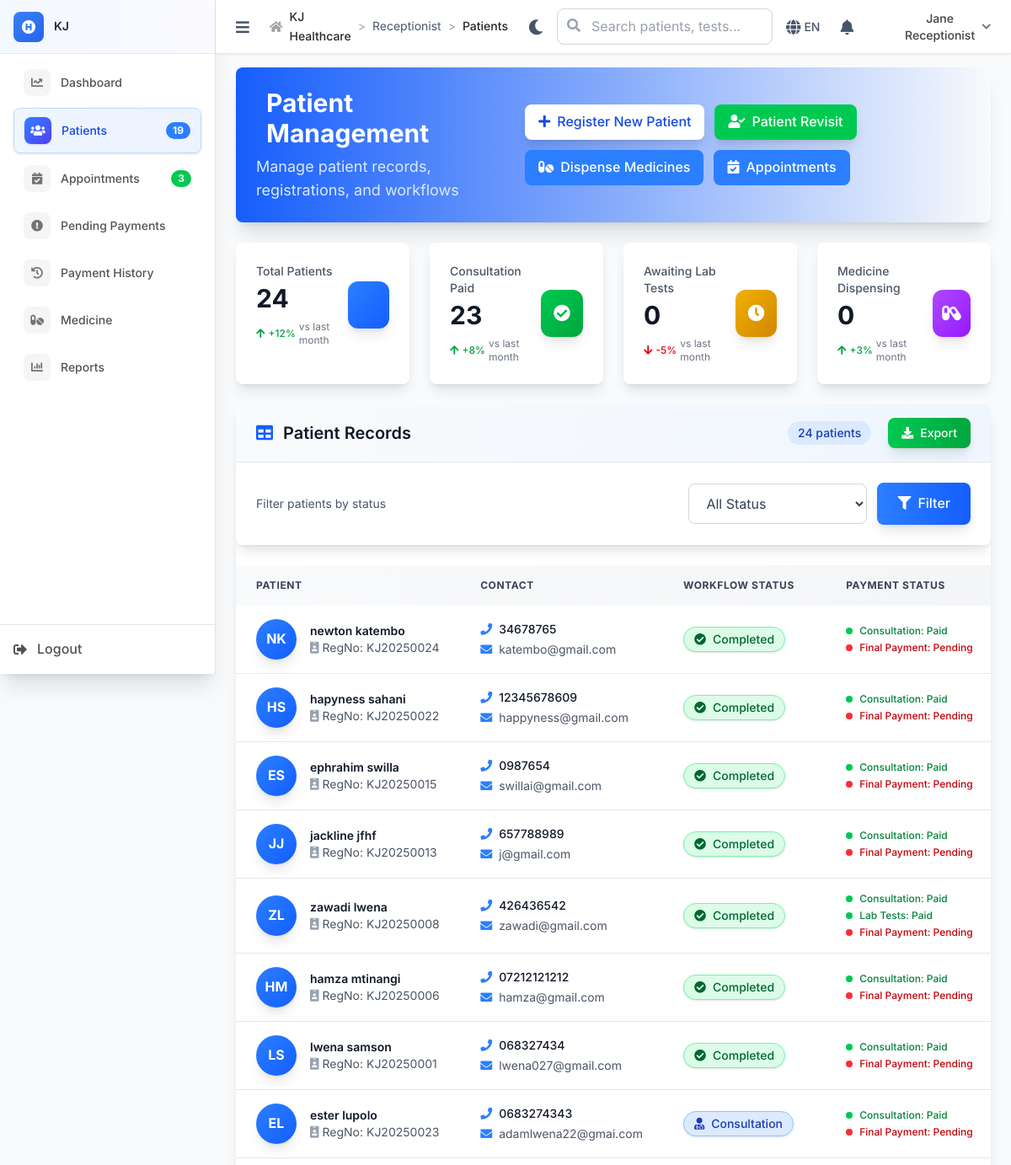
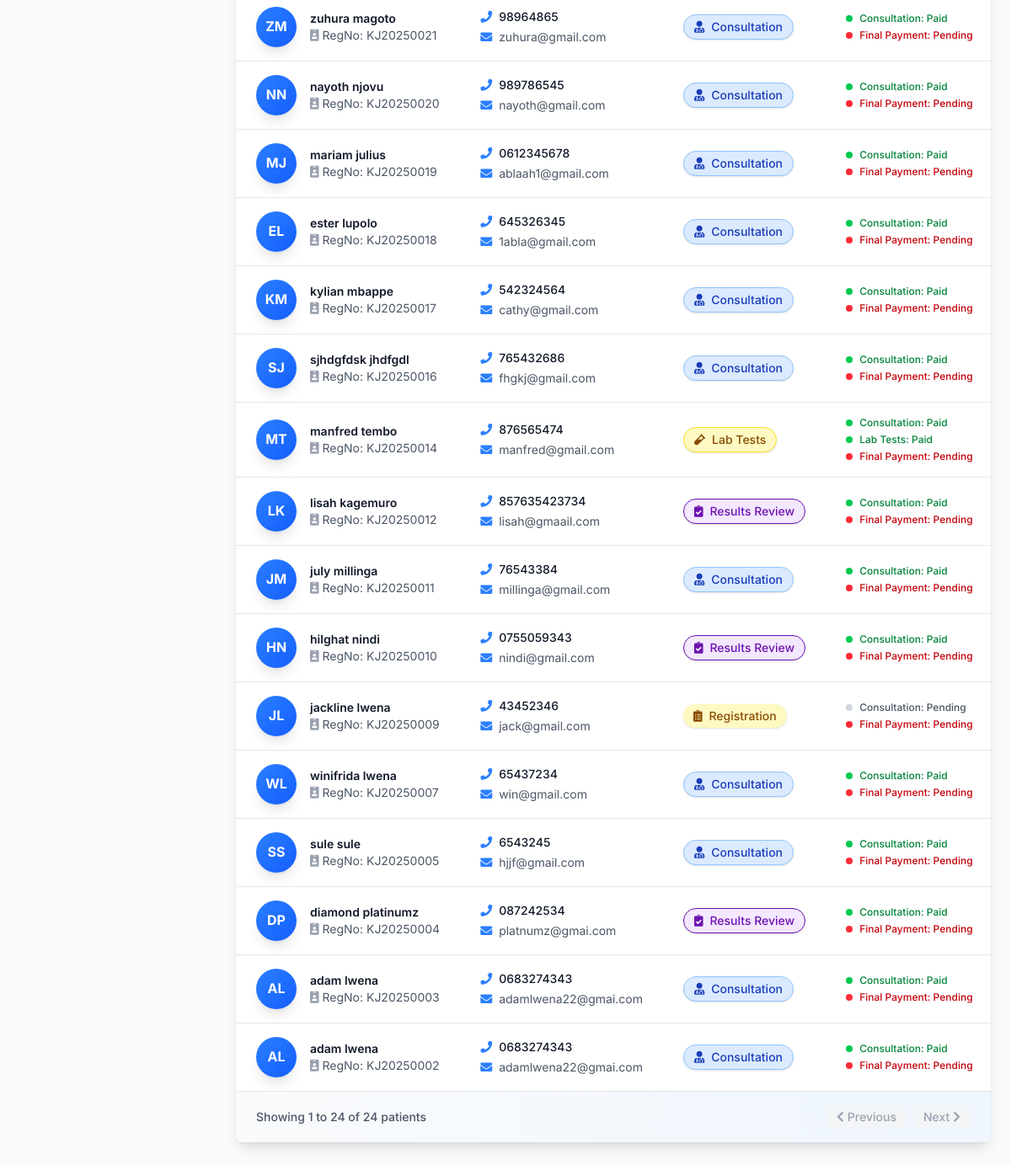
/receptionist/patients (signed in), run on the app's committed database (2 pictures, top to bottom).
### tables this page shows
CREATE TABLE `patients` (
  `id` int NOT NULL,
  `registration_number` varchar(20) NOT NULL,
  `first_name` varchar(50) NOT NULL,
  `last_name` varchar(50) NOT NULL,
  `date_of_birth` date DEFAULT NULL,
  `gender` enum('male','female','other') DEFAULT NULL,
  `phone` varchar(20) DEFAULT NULL,
  `email` varchar(100) DEFAULT NULL,
  `address` text,
  `occupation` varchar(100) DEFAULT NULL,
  `emergency_contact_name` varchar(100) DEFAULT NULL,
  `emergency_contact_phone` varchar(20) DEFAULT NULL,
  `blood_group` varchar(5) DEFAULT NULL COMMENT 'A+, B-, O+, etc',
  `allergies` text COMMENT 'Known allergies',
  `chronic_conditions` text COMMENT 'Diabetes, Hypertension, etc',
  `insurance_company` varchar(100) DEFAULT NULL COMMENT 'Future use',
  `insurance_number` varchar(50) DEFAULT NULL COMMENT 'Future use',
  `created_at` timestamp NOT NULL DEFAULT CURRENT_TIMESTAMP,
  `updated_at` timestamp NOT NULL DEFAULT CURRENT_TIMESTAMP ON UPDATE CURRENT_TIMESTAMP
);

### views/receptionist/patients.php (the view, shortened to what the rows shown need)
<div class="bg-gradient-to-r from-blue-600 via-blue-700 to-indigo-800 rounded-lg shadow-xl p-6 mb-6">
    <div class="flex flex-col md:flex-row md:items-center justify-between gap-4">
        <div class="text-white">
            <h1 class="text-3xl font-bold flex items-center">
                Patient Management
            </h1>
        </div>
    </div>
</div>
<div class="bg-white rounded-lg shadow-lg overflow-hidden">
    <div class="px-6 py-4 border-b border-gray-200 bg-gradient-to-r from-gray-50 to-blue-50">
        <div class="flex items-center justify-between">
            <h2 class="text-xl font-semibold text-gray-900 flex items-center">
                <i class="fas fa-table mr-3 text-blue-600"></i>
                Patient Records
            </h2>
        </div>
    </div>
    <?php if (empty($patients)): ?>
        <div class="p-12 text-center">
            <div class="w-24 h-24 mx-auto mb-6 bg-gradient-to-br from-gray-100 to-gray-200 rounded-full flex items-center justify-center shadow-lg">
                <i class="fas fa-users-medical text-4xl text-gray-400"></i>
            </div>
            <h3 class="text-xl font-semibold text-gray-900 mb-3">No patients registered yet</h3>
            <p class="text-gray-600 mb-8 text-lg">Get started by registering your first patient to begin managing healthcare records</p>
            <a href="/KJ/receptionist/register_patient" class="bg-gradient-to-r from-blue-500 to-blue-600 hover:from-blue-600 hover:to-blue-700 text-white px-6 py-3 rounded-lg font-medium transition-all duration-300 transform hover:scale-105 shadow-lg">
                <i class="fas fa-plus mr-2"></i>Register First Patient
            </a>
        </div>
    <?php else: ?>
        <div class="overflow-x-auto">
            <table class="w-full">
                <thead class="bg-gradient-to-r from-gray-50 to-gray-100">
                    <tr>
                        <th class="px-6 py-4 text-left text-xs font-bold text-gray-700 uppercase tracking-wider">Patient</th>
                        <th class="px-6 py-4 text-left text-xs font-bold text-gray-700 uppercase tracking-wider">Contact</th>
                        <th class="px-6 py-4 text-left text-xs font-bold text-gray-700 uppercase tracking-wider">Workflow Status</th>
                        <th class="px-6 py-4 text-left text-xs font-bold text-gray-700 uppercase tracking-wider">Payment Status</th>
                    </tr>
                </thead>
                <tbody class="divide-y divide-gray-200">
                    <?php foreach ($patients as $patient): ?>
                    <tr class="hover:bg-blue-50 transition-all duration-300 cursor-pointer">
                        <td class="px-6 py-4 whitespace-nowrap">
                            <div class="flex items-center">
                                <div class="w-12 h-12 bg-gradient-to-br from-blue-500 to-blue-600 rounded-full flex items-center justify-center text-white font-bold shadow-lg">
                                    <?php echo strtoupper(substr($patient['first_name'], 0, 1) . substr($patient['last_name'], 0, 1)); ?>
                                </div>
                                <div class="ml-4">
                                    <div class="text-sm font-semibold text-gray-900">
                                        <?php echo htmlspecialchars($patient['first_name'] . ' ' . $patient['last_name']); ?>
                                    </div>
                                    <div class="text-sm text-gray-600 flex items-center">
                                        <i class="fas fa-id-badge mr-1 text-gray-400"></i>
                                        RegNo: <?php echo htmlspecialchars($patient['registration_number']); ?>
                                    </div>
                                </div>
                            </div>
                        </td>
                        <td class="px-6 py-4 whitespace-nowrap">
                            <div class="text-sm text-gray-900">
                                <div class="flex items-center mb-1">
                                    <i class="fas fa-phone text-blue-500 mr-2"></i>
                                    <span class="font-medium"><?php echo htmlspecialchars($patient['phone'] ?? 'N/A'); ?></span>
                                </div>
                                <div class="flex items-center">
                                    <i class="fas fa-envelope text-blue-500 mr-2"></i>
                                    <span class="text-gray-600"><?php echo htmlspecialchars($patient['email'] ?? 'N/A'); ?></span>
                                </div>
                            </div>
                        </td>
                        <td class="px-6 py-4 whitespace-nowrap">
                            <?php
                            $statusConfig = [
                                'registration' => ['class' => 'bg-yellow-100 text-yellow-800 border-yellow-300', 'icon' => 'fas fa-clipboard-list', 'text' => 'Registration'],
                                'consultation' => ['class' => 'bg-blue-100 text-blue-800 border-blue-300', 'icon' => 'fas fa-user-md', 'text' => 'Consultation'],
                'consultation_registration' => ['class' => 'bg-blue-100 text-blue-800 border border-blue-300', 'icon' => 'fas fa-user-md', 'text' => 'Consultation'],
                'lab_tests' => ['class' => 'bg-yellow-100 text-yellow-800 border border-yellow-300', 'icon' => 'fas fa-vial', 'text' => 'Lab Tests'],
                'results_review' => ['class' => 'bg-purple-100 text-purple-800 border border-purple-300', 'icon' => 'fas fa-clipboard-check', 'text' => 'Results Review'],
                'medicine_dispensing' => ['class' => 'bg-indigo-100 text-indigo-800 border border-indigo-300', 'icon' => 'fas fa-pills', 'text' => 'Medicine'],
                'completed' => ['class' => 'bg-green-100 text-green-800 border border-green-300', 'icon' => 'fas fa-check-circle', 'text' => 'Completed']
            ];
            $step = $patient['current_step'] ?? 'registration';
            $currentStatus = $statusConfig[$step] ?? $statusConfig['registration'];
            ?>
            <span class="inline-flex items-center px-3 py-1 rounded-full text-sm font-medium <?php echo $currentStatus['class']; ?> shadow-sm">
                <i class="<?php echo $currentStatus['icon']; ?> mr-2"></i>
                <?php echo $currentStatus['text']; ?>
            </span>
        </td>
        <td class="px-6 py-4 whitespace-nowrap">
            <div class="space-y-1">
                <div class="flex items-center text-xs">
                    <span class="w-2 h-2 rounded-full mr-2 <?php echo $patient['consultation_registration_paid'] ? 'bg-green-500' : 'bg-gray-300'; ?>"></span>
                    <span class="<?php echo $patient['consultation_registration_paid'] ? 'text-green-700' : 'text-gray-600'; ?> font-medium">
                        Consultation: <?php echo $patient['consultation_registration_paid'] ? 'Paid' : 'Pending'; ?>
                    </span>
                </div>
                <?php if (isset($patient['lab_tests_required']) && $patient['lab_tests_required']): ?>
                <div class="flex items-center text-xs">
                    <span class="w-2 h-2 rounded-full mr-2 <?php echo $patient['lab_tests_paid'] ? 'bg-green-500' : 'bg-yellow-500'; ?>"></span>
                    <span class="<?php echo $patient['lab_tests_paid'] ? 'text-green-700' : 'text-yellow-700'; ?> font-medium">
                        Lab Tests: <?php echo $patient['lab_tests_paid'] ? 'Paid' : 'Required'; ?>
                    </span>
                </div>
                <?php endif; ?>
                <?php if (isset($patient['final_payment_collected'])): ?>
                <div class="flex items-center text-xs">
                    <span class="w-2 h-2 rounded-full mr-2 <?php echo $patient['final_payment_collected'] ? 'bg-green-500' : 'bg-red-500'; ?>"></span>
                    <span class="<?php echo $patient['final_payment_collected'] ? 'text-green-700' : 'text-red-700'; ?> font-medium">
                        Final Payment: <?php echo $patient['final_payment_collected'] ? 'Collected' : 'Pending'; ?>
                    </span>
                </div>
                <?php endif; ?>
            </div>
        </td>
    </tr>
    <?php endforeach; ?>
</tbody>
</table>
</div>
<?php endif; ?>
</div>

### data on the page
patients: first_name+last_name "NK", first_name+last_name "newton katembo", registration_number "KJ20250024", phone "34678765", email "katembo@gmail.com", text "Completed", shows "Paid"
patients: first_name+last_name "HS", first_name+last_name "hapyness sahani", registration_number "KJ20250022", phone "12345678609", email "happyness@gmail.com", text "Completed", shows "Paid"
patients: first_name+last_name "ES", first_name+last_name "ephrahim swilla", registration_number "KJ20250015", phone "0987654", email "swillai@gmail.com", text "Completed", shows "Paid"
patients: first_name+last_name "JJ", first_name+last_name "jackline jfhf", registration_number "KJ20250013", phone "657788989", email "j@gmail.com", text "Completed", shows "Paid"
patients: first_name+last_name "ZL", first_name+last_name "zawadi lwena", registration_number "KJ20250008", phone "426436542", email "zawadi@gmail.com", text "Completed", shows "Paid", shows "Lab Tests:"
patients: first_name+last_name "HM", first_name+last_name "hamza mtinangi", registration_number "KJ20250006", phone "07212121212", email "hamza@gmail.com", text "Completed", shows "Paid"
patients: first_name+last_name "LS", first_name+last_name "lwena samson", registration_number "KJ20250001", phone "068327434", email "lwena027@gmail.com", text "Completed", shows "Paid"
patients: first_name+last_name "EL", first_name+last_name "ester lupolo", registration_number "KJ20250023", phone "0683274343", email "adamlwena22@gmai.com", text "Consultation", shows "Paid"
patients: first_name+last_name "ZM", first_name+last_name "zuhura magoto", registration_number "KJ20250021", phone "98964865", email "zuhura@gmail.com", text "Consultation", shows "Paid"
patients: first_name+last_name "NN", first_name+last_name "nayoth njovu", registration_number "KJ20250020", phone "989786545", email "nayoth@gmail.com", text "Consultation", shows "Paid"
patients: first_name+last_name "MJ", first_name+last_name "mariam julius", registration_number "KJ20250019", phone "0612345678", email "ablaah1@gmail.com", text "Consultation", shows "Paid"
patients: first_name+last_name "EL", first_name+last_name "ester lupolo", registration_number "KJ20250018", phone "645326345", email "1abla@gmail.com", text "Consultation", shows "Paid"
patients: first_name+last_name "KM", first_name+last_name "kylian mbappe", registration_number "KJ20250017", phone "542324564", email "cathy@gmail.com", text "Consultation", shows "Paid"
patients: first_name+last_name "SJ", first_name+last_name "sjhdgfdsk jhdfgdl", registration_number "KJ20250016", phone "765432686", email "fhgkj@gmail.com", text "Consultation", shows "Paid"
patients: first_name+last_name "MT", first_name+last_name "manfred tembo", registration_number "KJ20250014", phone "876565474", email "manfred@gmail.com", text "Lab Tests", shows "Paid", shows "Lab Tests:"
patients: first_name+last_name "LK", first_name+last_name "lisah kagemuro", registration_number "KJ20250012", phone "857635423734", email "lisah@gmaail.com", text "Results Review", shows "Paid"
patients: first_name+last_name "JM", first_name+last_name "july millinga", registration_number "KJ20250011", phone "76543384", email "millinga@gmail.com", text "Consultation", shows "Paid"
patients: first_name+last_name "HN", first_name+last_name "hilghat nindi", registration_number "KJ20250010", phone "0755059343", email "nindi@gmail.com", text "Results Review", shows "Paid"
patients: first_name+last_name "JL", first_name+last_name "jackline lwena", registration_number "KJ20250009", phone "43452346", email "jack@gmail.com", text "Registration", shows "Pending"
patients: first_name+last_name "WL", first_name+last_name "winifrida lwena", registration_number "KJ20250007", phone "65437234", email "win@gmail.com", text "Consultation", shows "Paid"
patients: first_name+last_name "SS", first_name+last_name "sule sule", registration_number "KJ20250005", phone "6543245", email "hjjf@gmail.com", text "Consultation", shows "Paid"
patients: first_name+last_name "DP", first_name+last_name "diamond platinumz", registration_number "KJ20250004", phone "087242534", email "platnumz@gmai.com", text "Results Review", shows "Paid"
patients: first_name+last_name "AL", first_name+last_name "adam lwena", registration_number "KJ20250003", phone "0683274343", email "adamlwena22@gmai.com", text "Consultation", shows "Paid"
patients: first_name+last_name "AL", first_name+last_name "adam lwena", registration_number "KJ20250002", phone "0683274343", email "adamlwena22@gmai.com", text "Consultation", shows "Paid"

### other printed values
$_ENV['APP_NAME'] "KJ"
$item['text'] "Dashboard"
$item['text'] "Patients"
$badge "19"
$item['text'] "Appointments"
$badge "3"
$item['text'] "Pending Payments"
$item['text'] "Payment History"
$item['text'] "Medicine"
$item['text'] "Reports"
$crumb['text'] "Receptionist"
$crumb['text'] "Patients"
$_SESSION['user_name'] "Jane Receptionist"
$card['label'] "Total Patients"
$card['count'] "24"
